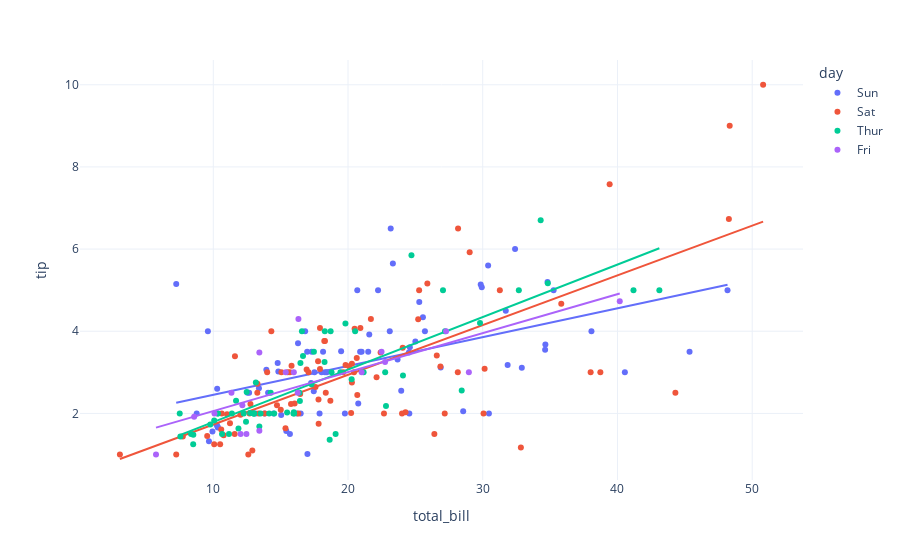

The code cell stored with this chart in its notebook:
### Code cell
px.scatter(data,x='total_bill',y='tip',template='plotly_white',color='day',trendline='ols')
